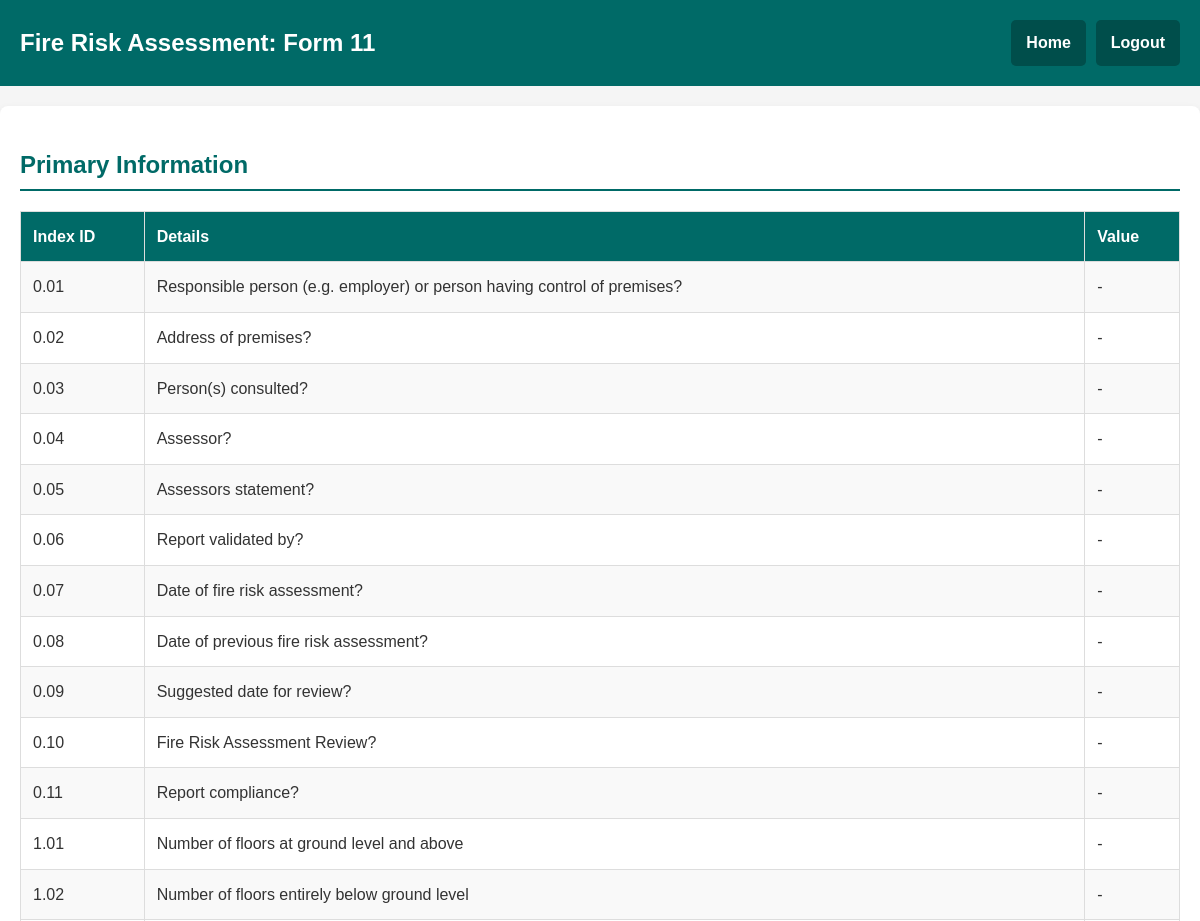
The page /form/11/view (signed in, upper part) on the database as committed earlier.
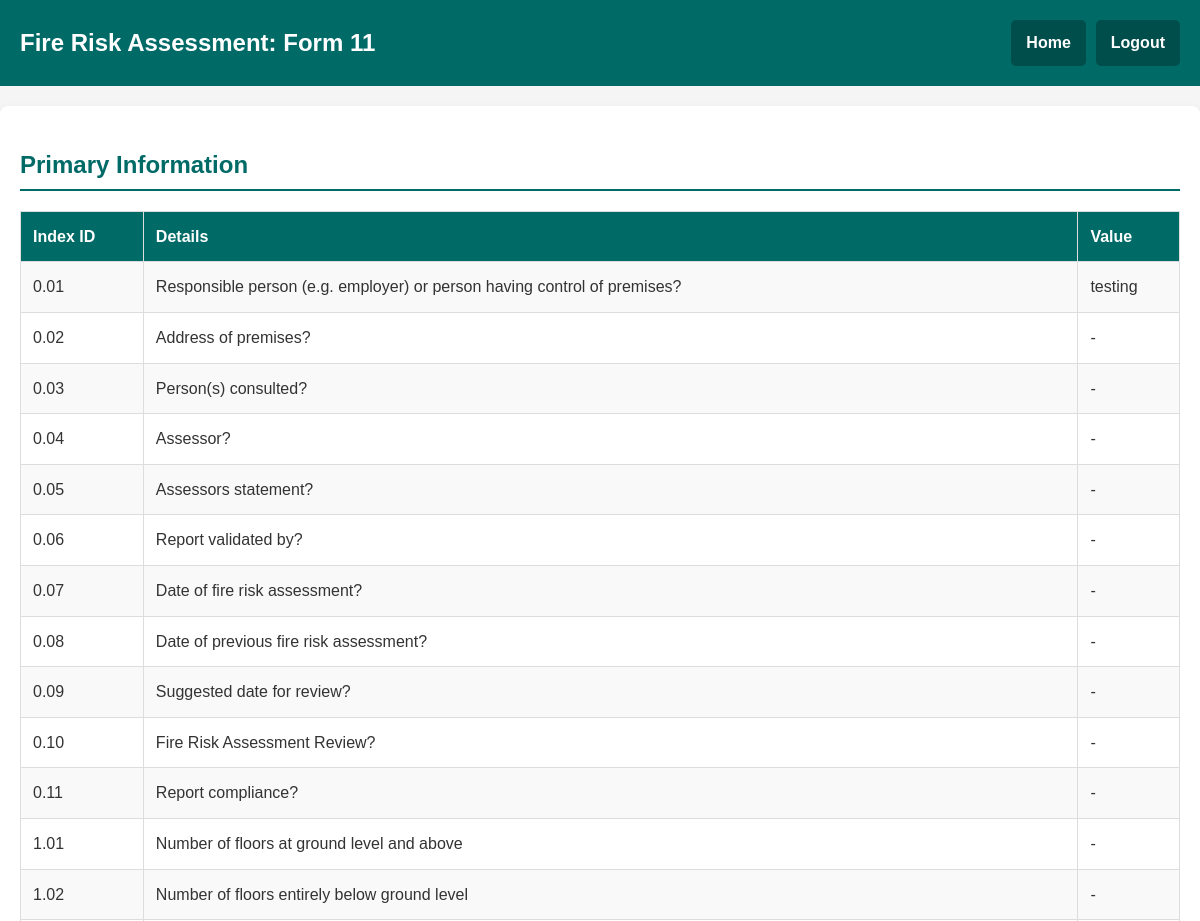
The same page on the database as committed later.
### POC2/app.py (models this page shows)
class PrimaryAnswer(db.Model):
    id = db.Column(db.Integer, primary_key=True)
    form_id = db.Column(db.String(50), db.ForeignKey('form.form_id'), nullable=False)
    question_id = db.Column(db.String(10), nullable=False)
    question = db.Column(db.Text, nullable=False)
    answer = db.Column(db.Text, nullable=False)

### POC2/app.py (the view)
@app.route('/form/<form_id>/view')
@login_required
def view_form(form_id):
    primary_answers = PrimaryAnswer.query.filter_by(form_id=form_id).all()
    answers = Answer.query.filter_by(form_id=form_id).all()
    image_folder = os.path.join('uploads', form_id)
    cover_image_folder = os.path.join('uploads', form_id, 'cover_image')
    image_folder = image_folder.replace(os.sep, '/')
    cover_image_folder = cover_image_folder.replace(os.sep, '/')
    uploaded_images = [
        os.path.join(form_id, file).replace(os.sep, '/')  # Use forward slashes
        for file in os.listdir(image_folder)
        if file.lower().endswith(('.png', '.jpg', '.jpeg', '.bmp', '.gif'))
    ]
    cover_image = None
    if os.path.exists(cover_image_folder):
        cover_image_files = [
            file for file in os.listdir(cover_image_folder)
            if file.lower().endswith(('.png', '.jpg', '.jpeg', '.bmp', '.gif'))
        ]
        if cover_image_files:
            cover_image = os.path.join(form_id, 'cover_image', cover_image_files[0]).replace(os.sep, '/')
    return render_template(
        'view_form.html',
        form_id=form_id,
        primary_answers=primary_answers,
        answers=answers,
        current_date=datetime.now().strftime("%Y-%m-%d"),
        uploaded_images=uploaded_images,  # Pass the list of image paths
        cover_image=cover_image         # Pass the cover image path
    )

### POC2/app.py (called while the page is built)
def login_required(f):
    @wraps(f)
    def decorated_function(*args, **kwargs):
        if 'user_id' not in session:
            return redirect(url_for('login'))
        return f(*args, **kwargs)
    return decorated_function

### POC2/templates/view_form.html (shortened to what this page needs)
<!DOCTYPE html>
<html lang="en">
<head>
</head>
<body>
    <header>
        <div>Fire Risk Assessment: Form {{ form_id }}</div>
        <div class="nav-buttons">
            <a href="{{ url_for('index') }}">Home</a>
            <a href="{{ url_for('logout') }}">Logout</a>
        </div>
    </header>
    <div class="container">
        <h2>Primary Information</h2>
        <table>
            <tr>
                <th>Index ID</th>
                <th>Details</th>
                <th>Value</th>
            </tr>
            {% for primary_answer in primary_answers %}
            <tr>
                <td>{{ primary_answer.question_id }}</td>
                <td>{{ primary_answer.question }}</td>
                <td>{{ primary_answer.answer }}</td>
            </tr>
            {% endfor %}
        </table>
    </div>
</body>
</html>

Rows that differ between the two databases and show on the page:
changed PrimaryAnswer "Responsible person (e.g. employer) or person having control of premises?": answer "-" → "testing"
